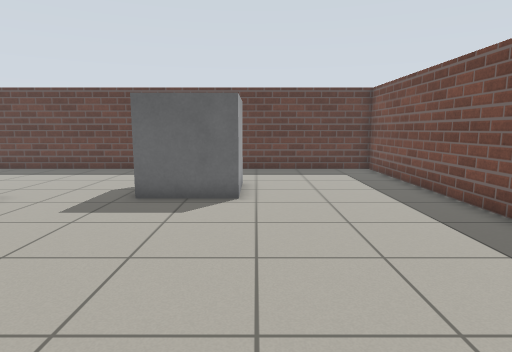
[1] (above)

16 first-person views from a walk through a world built for the Gazebo simulator. The camera is 1 m above the floor, tilts 8° down and sees 75° across. The floor is counted in squares, 0.5 m on a side. Each view is taken from the middle of a square. On the plan, view 1 faces up. The plan holds only what a view shows up to about 18 squares ahead; the rest is blank.

[2]
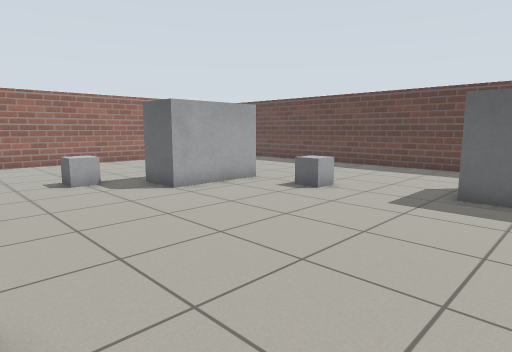

[3]
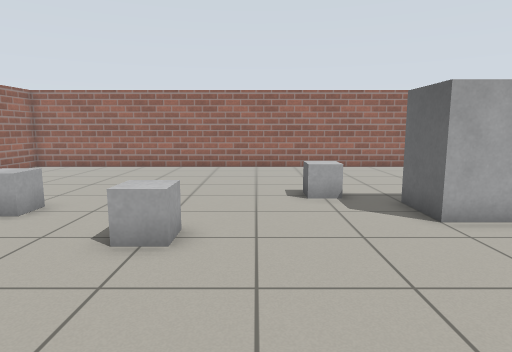

[4]
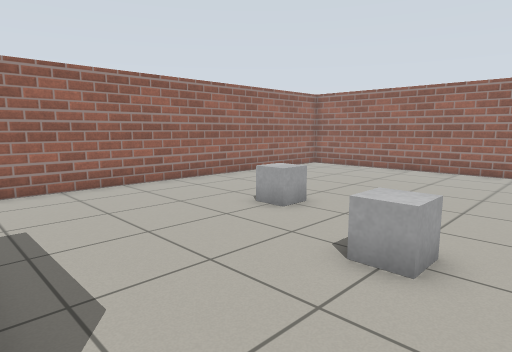

[5]
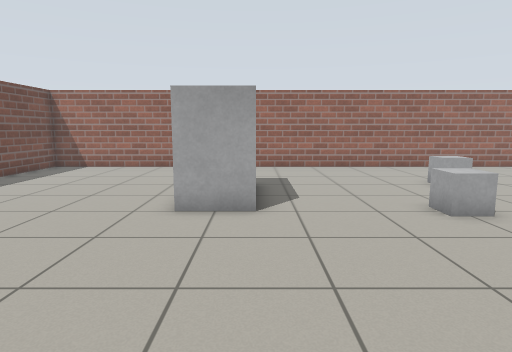

[6]
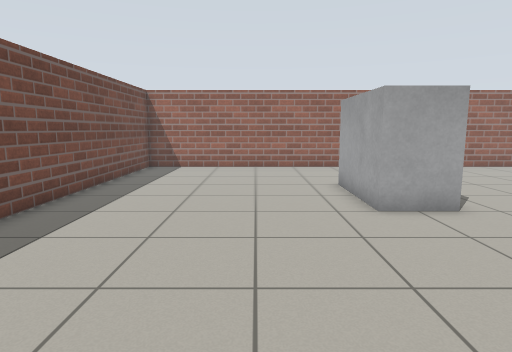

[7]
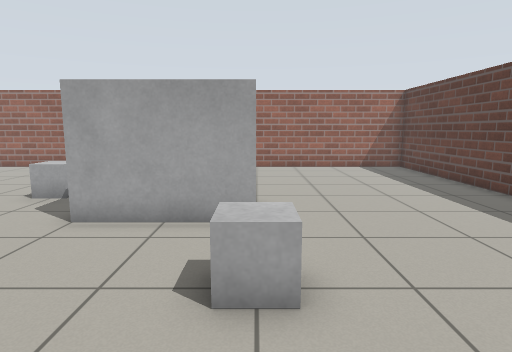

[8]
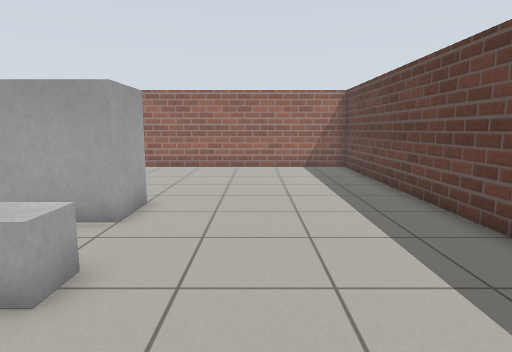

[9]
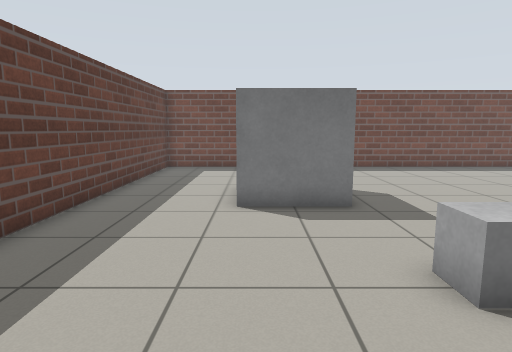

[10]
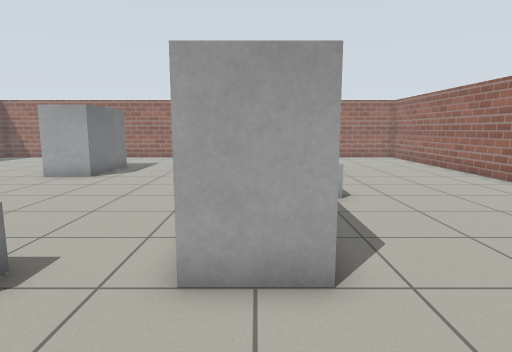

[11]
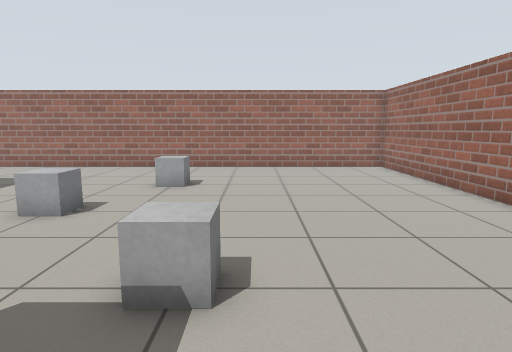

[12]
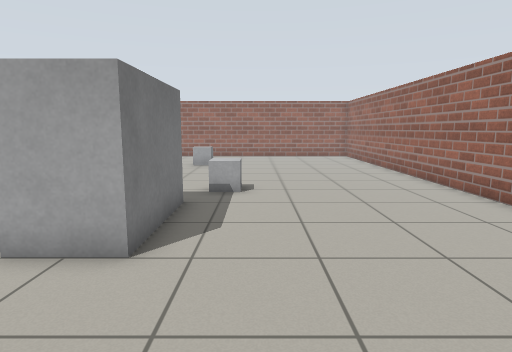

[13]
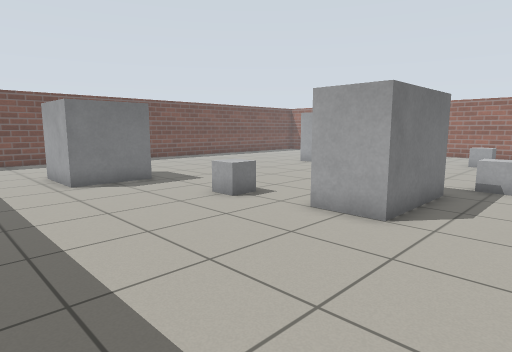

[14]
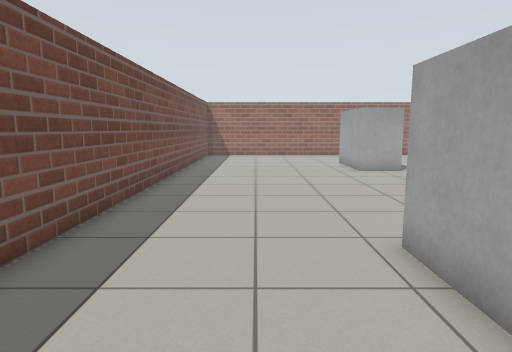

[15]
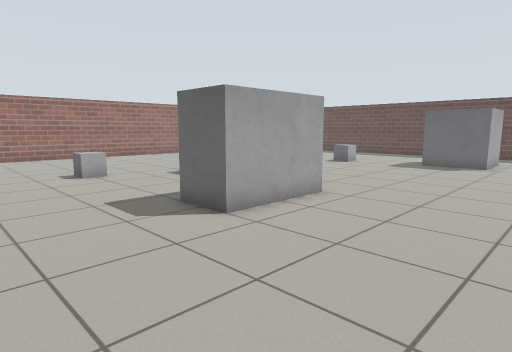

[16]
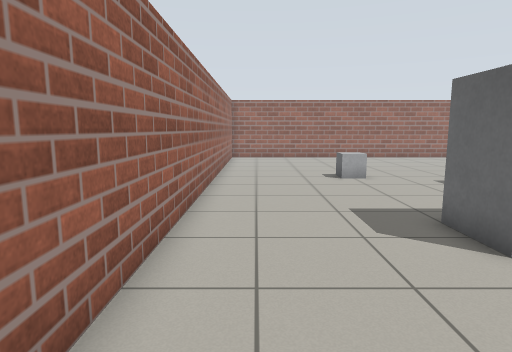

### Floor plan
Key: @ floor where view 1 was taken; # wall or solid block; . floor; B grey box.
Columns run from 22 left of view 1 to 6 right of it. Each row starts with its distance up from view 1.
 17 #############################
 16 #...........................#
 15 #...........................#
 14 #...........................#
 13 #...........................#
 12 #..................BBBB.....#
 11 #..................B BB.....#
 10 #..................BBBB.....#
  9 #........BBB..BB...BBB......#
  8 #........B B..B.............#
  7 #........B B................#
  6 #........B B................#
  5 #........BBB................#
  4 #...........................#
  3 #.......BB..................#
  2 #.......B...................#
  1 #...........................#
  0 #.....................@.....#
 -1 #...........BB...BBB........#
 -2 #...........B....B B........#
 -3 #................B B........#
 -4 #................B B........#
 -5 #.........BB.....BBB........#
 -6 #.........B.................#
 -7 #...........................#
 -8 #...........................#
 -9 #...........................#
-10 #...........................#
-11 #############################

Positions as (right, up) in squares from view 1, and headings:
1: (0, 0), facing up
2: (-1, -1), facing up-left
3: (-4, 1), facing left
4: (-5, 1), facing down-left
5: (-5, 7), facing down
6: (0, 7), facing down
7: (-4, 9), facing left
8: (-4, 12), facing left
9: (-12, 12), facing right
10: (-12, 13), facing down
11: (-15, 7), facing down
12: (-15, 14), facing down
13: (-16, 16), facing down-right
14: (2, 15), facing down
15: (3, -10), facing up-left
16: (2, -9), facing left
